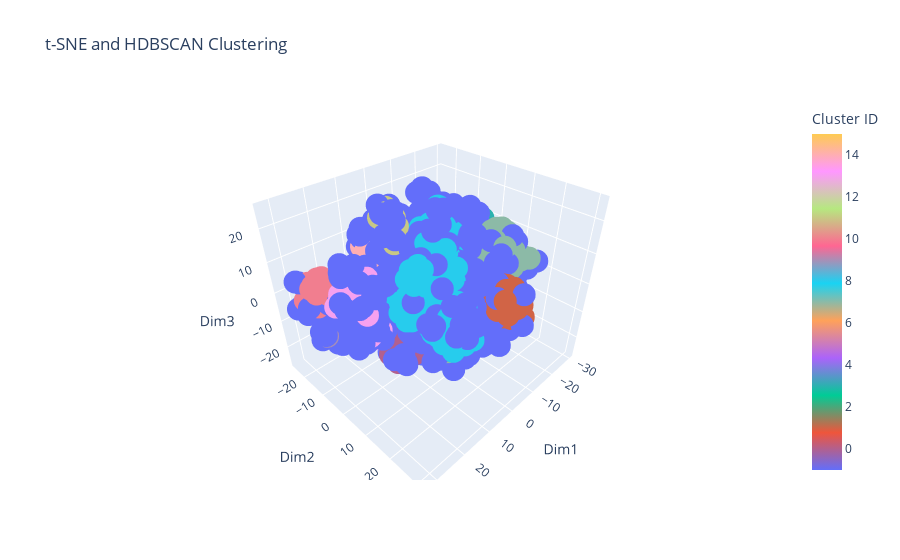

Write notebook code for a chart like this one.
### Code cell
import numpy as np
import pandas as pd
from sklearn.manifold import TSNE
import hdbscan
from sklearn.metrics import silhouette_score
import plotly.express as px

# Assuming embeddings and product_names are already defined
# Step 1: Dimensionality Reduction with t-SNE
tsne = TSNE(n_components=3, perplexity=30, random_state=42)  # Experiment with these parameters
tsne_results = tsne.fit_transform(embeddings)

# Step 2: Apply HDBSCAN
clusterer = hdbscan.HDBSCAN(min_cluster_size=15, min_samples=10)
labels = clusterer.fit_predict(tsne_results)

# Step 3: Evaluate Clustering
if np.unique(labels).size > 1:  # Ensure we have more than one cluster
    score = silhouette_score(tsne_results, labels)
    print("Silhouette Score:", score)

# Step 4: Visualization
df = pd.DataFrame(tsne_results, columns=['Dim1', 'Dim2', 'Dim3'])
df['Cluster'] = labels
df['Product Name'] = product_names

fig = px.scatter_3d(df, x='Dim1', y='Dim2', z='Dim3', color='Cluster', hover_data=['Product Name'],
                    title="t-SNE and HDBSCAN Clustering",
                    labels={"Cluster": "Cluster ID"},
                    color_continuous_scale=px.colors.qualitative.Plotly)
fig.show()

### Figure 1 — Plotly figure (JSON) as saved in the notebook; plotly's stock layout.template omitted (floating-point values rounded to 4 significant figures; data arrays with more than 128 entries replaced by an {"elided": "..."} marker saying what was removed)
{"data": [{"customdata": {"elided": "2074x1 str values"}, "hovertemplate": "Dim1=%{x}<br>Dim2=%{y}<br>Dim3=%{z}<br>Product Name=%{customdata[0]}<br>Cluster ID=%{marker.color}<extra></extra>", "legendgroup": "", "marker": {"color": {"elided": "2074 int values"}, "coloraxis": "coloraxis", "symbol": "circle"}, "mode": "markers", "name": "", "scene": "scene", "showlegend": false, "type": "scatter3d", "x": {"elided": "2074 float values"}, "y": {"elided": "2074 float values"}, "z": {"elided": "2074 float values"}}], "layout": {"coloraxis": {"colorbar": {"title": {"text": "Cluster ID"}}, "colorscale": [[0, "#636EFA"], [0.1111, "#EF553B"], [0.2222, "#00CC96"], [0.3333, "#AB63FA"], [0.4444, "#FFA15A"], [0.5556, "#19D3F3"], [0.6667, "#FF6692"], [0.7778, "#B6E880"], [0.8889, "#FF97FF"], [1, "#FECB52"]]}, "legend": {"tracegroupgap": 0}, "scene": {"domain": {"x": [0, 1], "y": [0, 1]}, "xaxis": {"title": {"text": "Dim1"}}, "yaxis": {"title": {"text": "Dim2"}}, "zaxis": {"title": {"text": "Dim3"}}}, "title": {"text": "t-SNE and HDBSCAN Clustering"}}}
